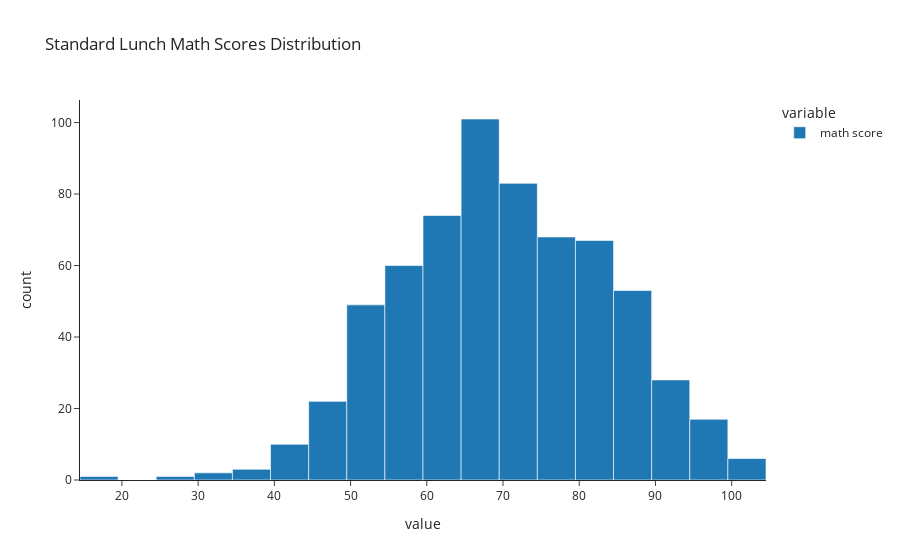

Notebook code for this chart:
### Code cell
fig = px.histogram(standard_scores, title='Standard Lunch Math Scores Distribution') #Checking distribution of standard math scores.
fig.show()

### Figure 1 — Plotly figure (JSON) as saved in the notebook; plotly's stock layout.template omitted (floating-point values rounded to 4 significant figures; data arrays with more than 128 entries replaced by an {"elided": "..."} marker saying what was removed)
{"data": [{"alignmentgroup": "True", "bingroup": "x", "hovertemplate": "variable=math score<br>value=%{x}<br>count=%{y}<extra></extra>", "legendgroup": "math score", "marker": {"color": "#1F77B4", "pattern": {"shape": ""}}, "name": "math score", "offsetgroup": "math score", "orientation": "v", "showlegend": true, "type": "histogram", "x": {"elided": "645 int values"}, "xaxis": "x", "yaxis": "y"}], "layout": {"barmode": "relative", "legend": {"title": {"text": "variable"}, "tracegroupgap": 0}, "title": {"text": "Standard Lunch Math Scores Distribution"}, "xaxis": {"anchor": "y", "domain": [0, 1], "title": {"text": "value"}}, "yaxis": {"anchor": "x", "domain": [0, 1], "title": {"text": "count"}}}}
